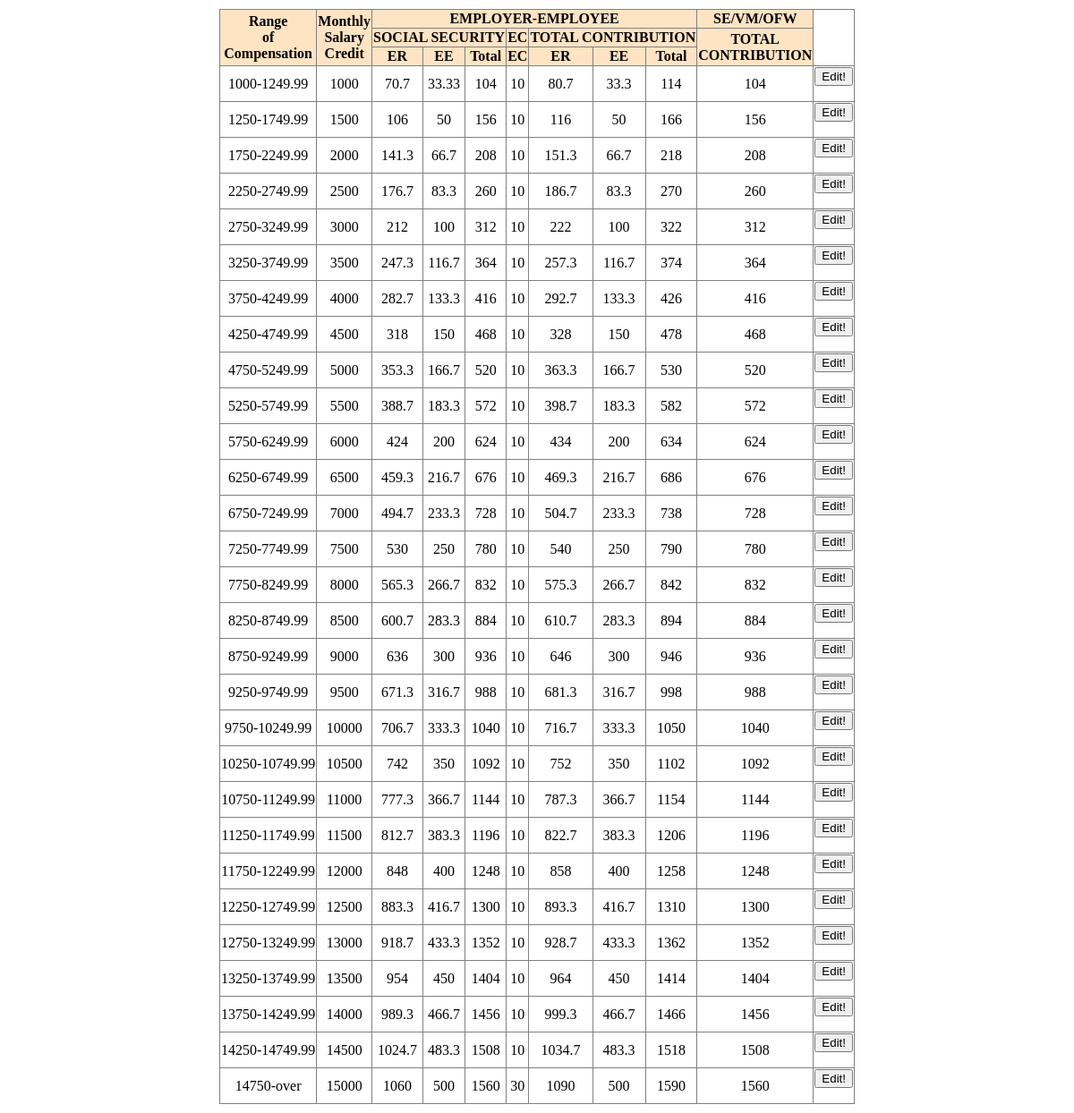
The page /payroll/index.php/sss/GetAll on the database as committed earlier.
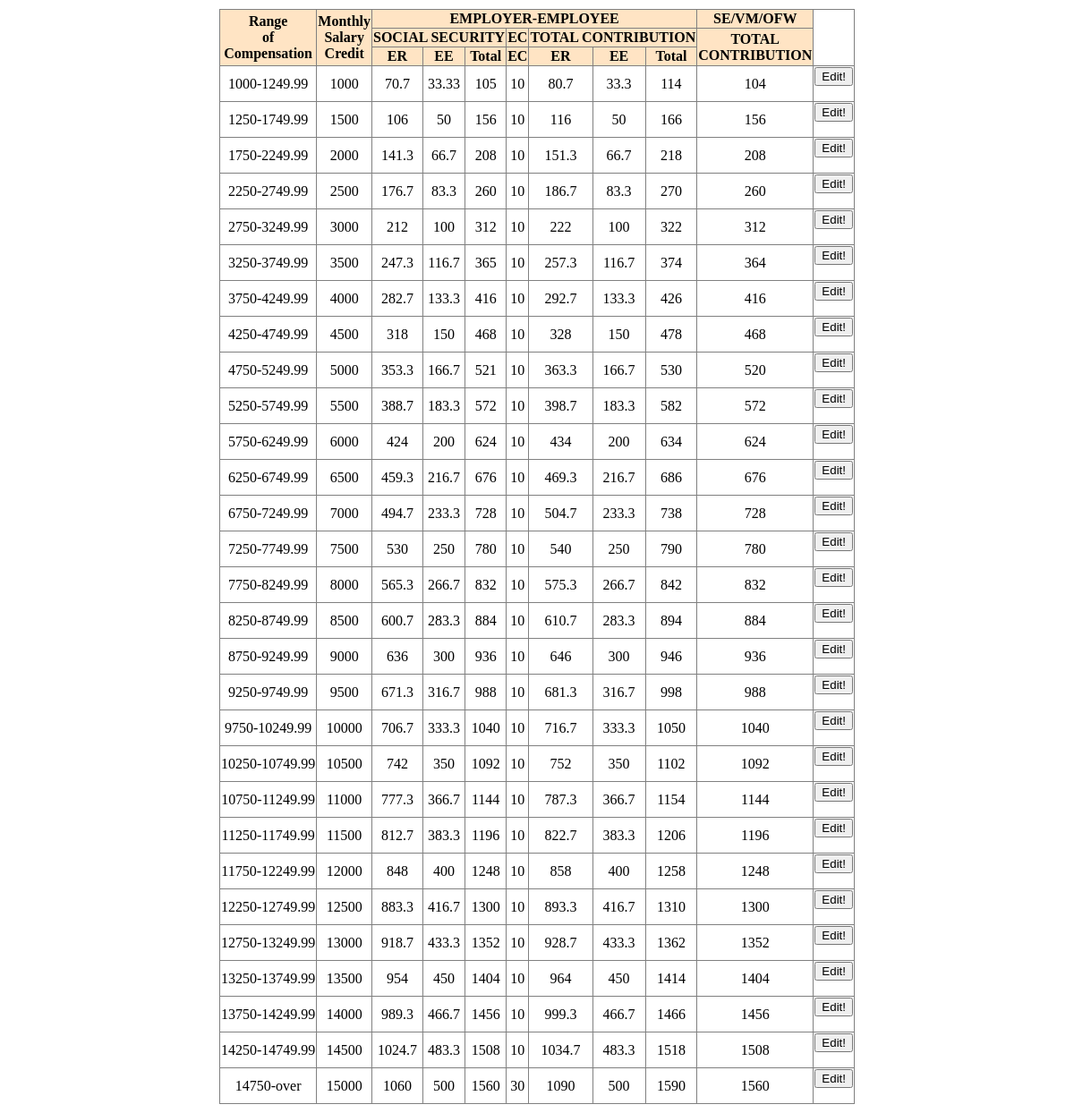
The same page on the database as committed later.
### tables this page shows
CREATE TABLE IF NOT EXISTS `sss` (
  `rangel` double NOT NULL,
  `rangeh` double NOT NULL,
  `ser` double NOT NULL,
  `see` double NOT NULL,
  `stotal` double NOT NULL,
  `ecer` double NOT NULL,
  `ter` double NOT NULL,
  `tee` double NOT NULL,
  `ttotal` double NOT NULL,
  `msc` double NOT NULL,
  `totalcont` double NOT NULL,
  `id` int(6) NOT NULL AUTO_INCREMENT,
  PRIMARY KEY (`id`)
);

### payroll/application/controllers/sss.php (called while the page is built, shortened)
<?php
class Sss extends CI_Controller {
	function __construct()
	{
		$this->load->helper('url');
	}
	function GetAll()
	{
	$this->load->helper('form');
	$this->load->model('Sss_model');
	$data['query']=$this->Sss_model->Sss_getall();
	$data['trows']=$this->Sss_model->Sss_numrows();
	$this->load->view('sss_view',$data);
	}
}
?>

### payroll/index.php (called while the page is built, shortened)
<?php
require_once BASEPATH.'core/CodeIgniter'.EXT;

### payroll/application/models/sss_model.php (called while the page is built, shortened)
<?php
class Sss_model extends CI_Model {
	function Sss_getall() {
		$query = $this->db->query('SELECT `rangel`,`rangeh`,`msc`,`ser`,`see`,`stotal`,`ecer`,`ter`,`tee`,`ttotal`,`totalcont`,`id` FROM sss GROUP BY `rangel`');
		return $query->result();
	}
	function Sss_numrows() {
		$trows = $this->db->query('SELECT `rangel`,`rangeh`,`msc`,`ser`,`see`,`stotal`,`ecer`,`ter`,`tee`,`ttotal`,`totalcont` FROM sss GROUP BY `rangel`');
		return $trows->num_rows();
	}
}
?>

### payroll/application/views/sss_view.php (the view, shortened to what this page needs)
<html>
<head>
<link rel="stylesheet" type="text/css" href="/cody/style.css" media="screen" />
</head>
<body>
<center>
<table id="tabletwo">
	<thead>
	<tr>
		<th colspan="2" rowspan="3">Range<br/> of<br/> Compensation</th>
		<th rowspan="3"> Monthly<br/> Salary<br/> Credit</th>
		<th colspan="7">EMPLOYER-EMPLOYEE</th>
		<th >SE/VM/OFW</th>
		<tr>
		<th colspan="3">SOCIAL SECURITY</th>
		<th >EC</th>
		<th colspan="3">TOTAL CONTRIBUTION</th>
		<th rowspan="2">TOTAL<br/>CONTRIBUTION</th>
		</tr>
		<tr>
		<th>ER</th>
		<th>EE</th>
		<th>Total</th>
		<th>EC</th>
		<th>ER</th>
		<th>EE</th>
		<th>Total</th>
		</tr>
	</tr>
	</thead>
<?php
	$cnt=1;
	foreach ($query as $row){
?>
	<tr>
		<td colspan="2"><?php if ($cnt==$trows)echo $row->rangel."-over"; else echo $row->rangel."-".$row->rangeh; ?></td>
		<td><?php echo $row->msc; ?></td>
		<td><?php echo $row->ser; ?></td>
		<td><?php echo $row->see; ?></td>
		<td><?php echo $row->stotal; ?></td>
		<td><?php echo $row->ecer; ?></td>
		<td><?php echo $row->ter; ?></td>
		<td><?php echo $row->tee; ?></td>
		<td><?php echo $row->ttotal; ?></td>
		<td><?php echo $row->totalcont; $cnt++;?></td>
		<td>
		<?php
			echo form_open('sss/edit');
			echo form_submit('mysubmit','Edit!');
			echo form_close();
		?></td>
	</tr>
<?php
	}
?>
</table>
</body>
</html>

Rows that differ between the two databases and show on the page:
changed sss (number 1 of 29 on the later page): stotal "104" → "105"
changed sss (number 6 of 29 on the later page): stotal "364" → "365"
changed sss (number 9 of 29 on the later page): stotal "520" → "521"
